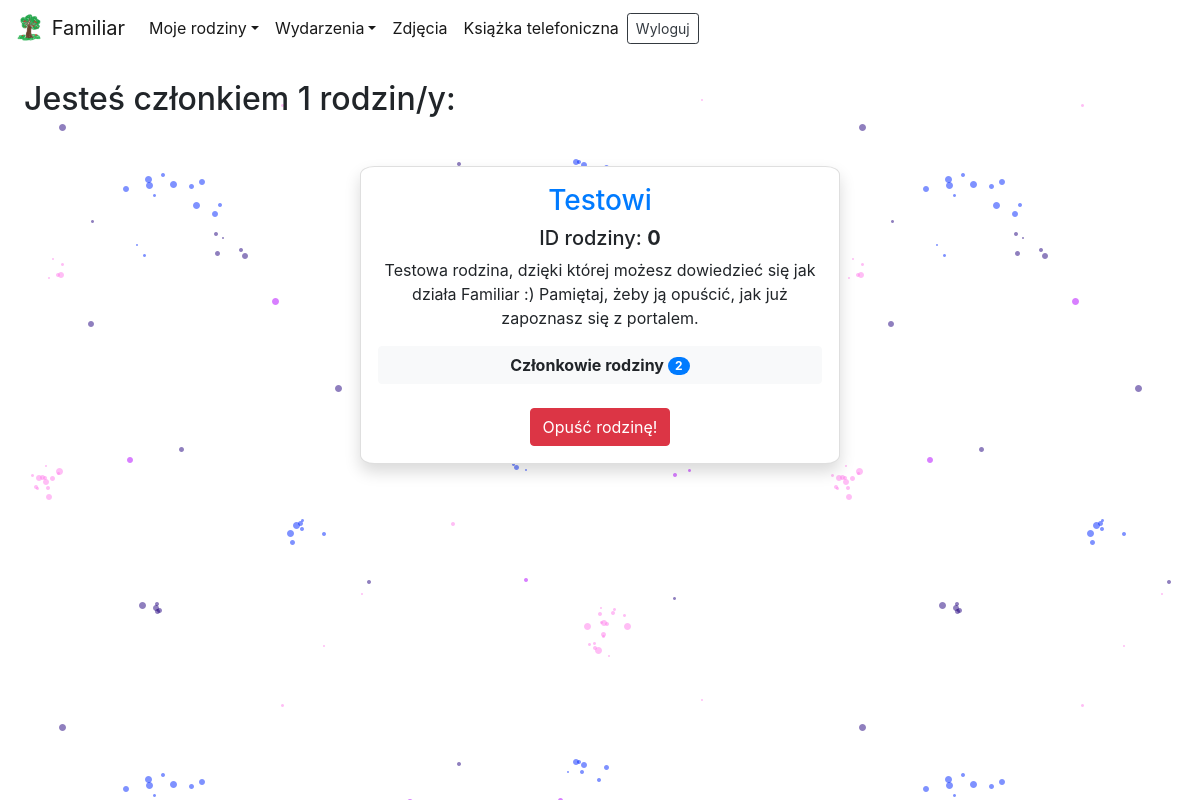
The page /loggedin/myfamilies/ (signed in) on the database its author committed.
### Authentication/models.py (models this page shows, shortened)
class Family(models.Model):
    name = models.CharField(max_length=128)
    description = models.TextField(blank=True, help_text='Opcjonalne, ale na pewno czym szczególnym się odznaczacie :) ')
    members = models.ManyToManyField(Member)
    password = models.CharField(max_length=128, blank=True)
    def count_members(self):
        return len(self.members.all())

### Authentication/views.py (the view, shortened to what this page needs)
# urls.py: path('loggedin/myfamilies/', Myfamilies, name='myfamilies'),
@login_required
def Myfamilies(request):
    if request.method=='GET':
        families = Family.objects.filter()
        my_families = [] # families that I belong to
        number_of_families = 0 #Number of families user belongs
        for family in families:
            for member in family.members.all():
                if str(member) == str(request.user.username):
                    my_families.append(family)
        number_of_families = len(my_families)
        return render(request, 'Authentication/myfamilies.html', {'my_families':my_families,'number_of_families':number_of_families})

### Authentication/models.py (called while the page is built)
    def __str__(self):
        return self.member

### Authentication/templates/Authentication/myfamilies.html (shortened to what this page needs)
{% extends 'Authentication/navigation.html' %}
{% block navigation %}
{% load static %}
<div class="back-myfamilies" style="margin-top:10vh; background-image: url( {% static 'Authentication/img/doodle5.png' %})">
    <h2 style="margin:3vh">Jesteś członkiem {{ number_of_families }} rodzin/y:</h2>
    <br>
    <div class="d-inline-block">
{% for family in my_families %}
        <div style="text-align: center;margin-left: 30vw; width:40vw;padding:2%;border-radius:3%;" class="bg-white shadow card">
            <h3 class="text-primary">{{ family.name }}</h3>
                <h5>ID rodziny: <b>{{ family.password }}</b></h5>
                <p>{{ family.description }}</p>
            <button onclick="ShowMembers({{ family.pk }})" class="btn btn-light"><b>Członkowie rodziny   </b><span class="badge badge-primary badge-pill"> {{ family.count_members }}</span></button>
                <form method="POST">
                    <input type="hidden" name="family_id" value="{{ family.pk }}" ><br>
                    <button type="submit" class="btn btn-danger">Opuść rodzinę!</button>
                </form>
        </div>
                <br><br>
{% endfor %}
    </div>
</div>
{% endblock %}

### Authentication/static/Authentication/css/style.css (style rules this page uses)
.back-myfamilies { width: 100wv; min-height: 90vh; }

### Authentication/templates/Authentication/navigation.html (style rules this page uses)
html { width: 100vw; overflow-x: hidden; }

### rows shown on the page
Family: name "Testowi", password "0", description "Testowa rodzina, dzięki której możesz dowiedzieć się jak działa Familiar :) Pamiętaj, żeby ją opuścić, jak już zapoznasz się z portalem.", count_members "2"

### other values the page prints
{{ number_of_families }} "1"
